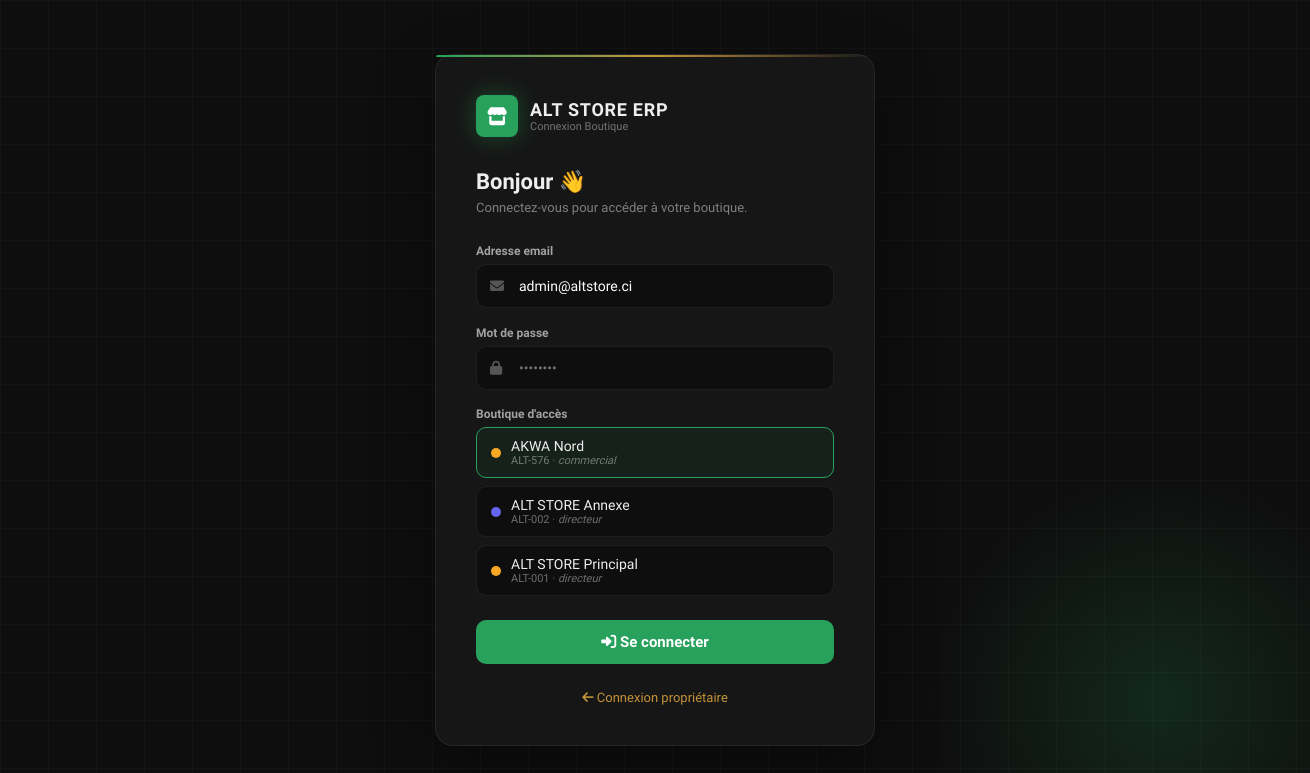
The page /login_boutique.php?email=admin@altstore.ci on the database its author committed.
### tables this page shows
CREATE TABLE IF NOT EXISTS `utilisateurs_boutique` (
  `id` int(11) NOT NULL AUTO_INCREMENT,
  `utilisateur_id` int(11) NOT NULL,
  `boutique_id` int(11) NOT NULL,
  `role_boutique` varchar(40) NOT NULL DEFAULT 'employe' COMMENT 'directeur | comptable | commercial | caissier | gestionnaire_stock | employe',
  `statut` enum('actif','inactif') NOT NULL DEFAULT 'actif',
  `date_ajout` datetime DEFAULT CURRENT_TIMESTAMP,
  PRIMARY KEY (`id`),
  UNIQUE KEY `uq_user_boutique` (`utilisateur_id`,`boutique_id`),
  KEY `idx_boutique` (`boutique_id`),
  KEY `idx_user` (`utilisateur_id`)
);

CREATE TABLE IF NOT EXISTS `boutiques` (
  `id` int(11) NOT NULL AUTO_INCREMENT,
  `proprietaire_id` int(11) NOT NULL COMMENT 'utilisateur propriétaire',
  `nom` varchar(150) NOT NULL,
  `slug` varchar(160) NOT NULL,
  `code` varchar(30) NOT NULL COMMENT 'code court ex. ALT-001',
  `description` text,
  `logo` varchar(255) DEFAULT NULL,
  `couleur` varchar(20) NOT NULL DEFAULT '#F9A825',
  `adresse` text,
  `ville` varchar(100) DEFAULT NULL,
  `pays` varchar(100) NOT NULL DEFAULT 'Côte d''Ivoire',
  `telephone` varchar(30) DEFAULT NULL,
  `email` varchar(150) DEFAULT NULL,
  `devise` varchar(10) NOT NULL DEFAULT 'XOF',
  `tva_defaut` decimal(5,2) NOT NULL DEFAULT '18.00',
  `rccm` varchar(100) DEFAULT NULL,
  `statut` enum('active','inactive') NOT NULL DEFAULT 'active',
  `created_at` datetime DEFAULT CURRENT_TIMESTAMP,
  PRIMARY KEY (`id`),
  UNIQUE KEY `uq_code` (`code`),
  UNIQUE KEY `uq_proprio_slug` (`proprietaire_id`,`slug`),
  KEY `idx_proprietaire` (`proprietaire_id`)
);

### config/helpers.php (called while the page is built, shortened)
<?php
function e(?string $v): string { return htmlspecialchars((string)($v ?? ''), ENT_QUOTES, 'UTF-8'); }

### login_boutique.php (the view, shortened to what this page needs)
<?php
$boutiquesList = [];
if ($_SERVER['REQUEST_METHOD'] === 'POST') {
    csrf_verify();
    $email     = clean($_POST['email'] ?? '');
    $password  = (string)($_POST['password'] ?? '');
    $boutiqueId = (int)($_POST['boutique_id'] ?? 0);
    $res = attempt_login($email, $password);
    if ($res['ok']) {
        if ($boutiqueId > 0) {
            $success = set_active_boutique($boutiqueId);
            if (!$success) {
                select_default_boutique();
            }
        } else {
            select_default_boutique();
        }
        if (empty($_SESSION['boutique_active'])) {
            logout();
            $erreur = 'Aucune boutique accessible. Veuillez contacter votre administrateur.';
        } else {
            redirect(APP_URL . '/dashboard.php');
        }
    } else {
        $erreur = $res['message'] ?? 'Connexion impossible.';
        $userRow = fetch_one("SELECT id FROM utilisateurs WHERE email = ? AND statut_compte = 'actif'", [$email]);
        if ($userRow) {
            $pdo = db();
            $stmt = $pdo->prepare("
                SELECT b.*, ub.role_boutique
                FROM boutiques b
                INNER JOIN utilisateurs_boutique ub ON ub.boutique_id = b.id AND ub.utilisateur_id = ? AND ub.statut = 'actif'
                WHERE b.statut = 'active'
                ORDER BY b.nom
            ");
            $stmt->execute([(int)$userRow['id']]);
            $boutiquesList = $stmt->fetchAll();
            $stmt2 = $pdo->prepare("SELECT b.*, 'proprietaire' AS role_boutique FROM boutiques b WHERE b.proprietaire_id = ? AND b.statut = 'active' ORDER BY b.nom");
            $stmt2->execute([(int)$userRow['id']]);
            $owned = $stmt2->fetchAll();
            $seen = array_column($boutiquesList, 'id');
            foreach ($owned as $o) {
                if (!in_array($o['id'], $seen, true)) $boutiquesList[] = $o;
            }
        }
    }
} elseif (!empty($_GET['email'])) {
    $email = clean($_GET['email']);
    $userRow = fetch_one("SELECT id FROM utilisateurs WHERE email = ? AND statut_compte = 'actif'", [$email]);
    if ($userRow) {
        $pdo = db();
        $stmt = $pdo->prepare("
            SELECT b.*, ub.role_boutique
            FROM boutiques b
            INNER JOIN utilisateurs_boutique ub ON ub.boutique_id = b.id AND ub.utilisateur_id = ? AND ub.statut = 'actif'
            WHERE b.statut = 'active'
            ORDER BY b.nom
        ");
        $stmt->execute([(int)$userRow['id']]);
        $boutiquesList = $stmt->fetchAll();
    }
}
?>
<!DOCTYPE html>
<html lang="fr">
<head>
<link rel="stylesheet" href="https://cdnjs.cloudflare.com/ajax/libs/font-awesome/6.4.0/css/all.min.css">
</head>
<body>
<div class="card">
  <div class="top-line"></div>
  <div class="brand">
    <div class="mark"><i class="fas fa-store" style="font-size:18px"></i></div>
    <div><b>ALT STORE ERP</b><small>Connexion Boutique</small></div>
  </div>
  <h1>Bonjour 👋</h1>
  <p class="sub">Connectez-vous pour accéder à votre boutique.</p>
  <form method="post">
    <div class="field">
      <label>Adresse email</label>
      <div class="input-wrap"><i class="fas fa-envelope"></i>
        <input type="email" name="email" required value="<?= e($_POST['email'] ?? $_GET['email'] ?? '') ?>" placeholder="vous@exemple.ci">
      </div>
    </div>
    <div class="field">
      <label>Mot de passe</label>
      <div class="input-wrap"><i class="fas fa-lock"></i>
        <input type="password" name="password" required placeholder="••••••••">
      </div>
    </div>
    <?php if (!empty($boutiquesList)): ?>
    <div class="field">
      <label>Boutique d'accès</label>
      <div id="boutiqueList">
        <?php foreach ($boutiquesList as $i => $b): ?>
          <div class="boutique-option <?= $i === 0 ? 'selected' : '' ?>" onclick="selectBoutique(this, <?= (int)$b['id'] ?>)">
            <span class="bo-dot" style="background:<?= e($b['couleur'] ?? '#F9A825') ?>"></span>
            <div>
              <div class="bo-name"><?= e($b['nom']) ?></div>
              <div class="bo-meta"><?= e($b['code']) ?> · <em><?= e($b['role_boutique']) ?></em></div>
            </div>
          </div>
        <?php endforeach; ?>
      </div>
    </div>
    <?php endif; ?>
    <button class="btn" type="submit"><i class="fas fa-right-to-bracket"></i> Se connecter</button>
  </form>
  <p class="foot">
    <a href="login.php"><i class="fas fa-arrow-left"></i> Connexion propriétaire</a>
  </p>
</div>
</body>
</html>

### login_boutique.php (style rules this page uses)
:root { --ember:#D94F1A;--gold:#C4933A;--green:#27A15B;--bg:#0e0e0e;--surf:#161616;--bd:rgba(255,255,255,.07) }
* { margin:0;padding:0;box-sizing:border-box;font-family:'Sora',sans-serif }
body { background:var(--bg);color:#eee;min-height:100vh;display:flex;align-items:center;justify-content:center;padding:1rem;position:relative;overflow:hidden }
body::before { content:'';position:absolute;inset:0;background-image:linear-gradient(rgba(255,255,255,.025) 1px,transparent 1px),linear-gradient(90deg,rgba(255,255,255,.025) 1px,transparent 1px);background-size:48px 48px;pointer-events:none }
body::after { content:'';position:absolute;bottom:-150px;right:-100px;width:500px;height:500px;background:radial-gradient(circle,rgba(39,161,91,.18) 0%,transparent 65%);pointer-events:none }
.card { position:relative;z-index:2;width:100%;max-width:440px;background:var(--surf);border:1px solid var(--bd);border-radius:18px;padding:2.5rem;box-shadow:0 20px 60px rgba(0,0,0,.4) }
.top-line { position:absolute;top:0;left:0;right:0;height:2px;background:linear-gradient(90deg,var(--green),var(--gold),transparent);border-radius:18px 18px 0 0 }
.brand { display:flex;align-items:center;gap:12px;margin-bottom:2rem }
.mark { width:42px;height:42px;border-radius:8px;background:var(--green);display:flex;align-items:center;justify-content:center;color:#fff;font-weight:800;box-shadow:0 0 24px rgba(39,161,91,.4) }
.brand b { font-size:18px;letter-spacing:.04em }
.brand small { display:block;color:rgba(255,255,255,.4);font-size:11px;font-weight:400 }
h1 { font-size:22px;margin-bottom:.4rem;font-weight:700 }
.sub { color:rgba(255,255,255,.45);font-size:13px;margin-bottom:1.8rem }
.field { margin-bottom:1.1rem }
.field label { display:block;font-size:12px;color:rgba(255,255,255,.6);margin-bottom:6px;font-weight:600 }
.input-wrap { position:relative }
.input-wrap i { position:absolute;left:14px;top:50%;transform:translateY(-50%);color:rgba(255,255,255,.3);font-size:14px }
input,select { width:100%;padding:13px 14px 13px 42px;background:#0e0e0e;border:1px solid var(--bd);border-radius:10px;color:#fff;font-size:14px;transition:.2s;font-family:inherit }
.btn { width:100%;padding:13px;background:var(--green);border:none;border-radius:10px;color:#fff;font-weight:600;font-size:15px;cursor:pointer;transition:.2s;margin-top:.4rem;font-family:inherit }
.foot { text-align:center;margin-top:1.6rem;font-size:13px;color:rgba(255,255,255,.4) }
.foot a { color:var(--gold);text-decoration:none }
.boutique-option { display:flex;align-items:center;gap:10px;padding:10px 14px;background:#0e0e0e;border:1px solid var(--bd);border-radius:10px;cursor:pointer;transition:.2s;margin-bottom:.5rem }
.boutique-option.selected { border-color:var(--green);background:rgba(39,161,91,.08) }
.boutique-option .bo-dot { width:10px;height:10px;border-radius:50%;flex-shrink:0 }
.boutique-option .bo-name { font-size:14px;font-weight:500 }
.boutique-option .bo-meta { font-size:11px;color:rgba(255,255,255,.4) }

### rows shown on the page
utilisateurs_boutique: boutique.nom "AKWA Nord", boutique.code "ALT-576", role_boutique "commercial"
utilisateurs_boutique: boutique.nom "ALT STORE Annexe", boutique.code "ALT-002", role_boutique "directeur"
utilisateurs_boutique: boutique.nom "ALT STORE Principal", boutique.code "ALT-001", role_boutique "directeur"
